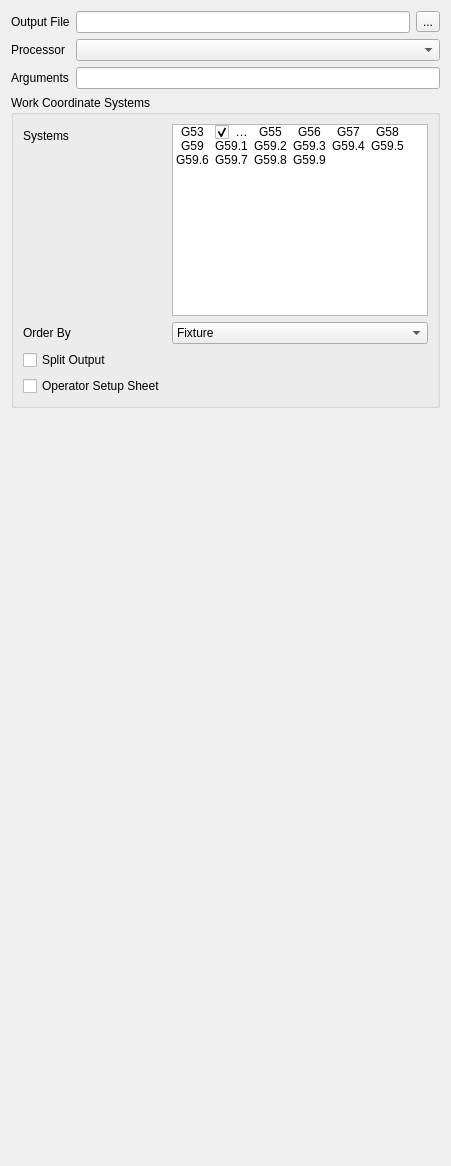
  <widget class="QWidget" name="tabOutput">
   <attribute name="title">
    <string>Output</string>
   </attribute>
   <layout class="QGridLayout" name="gridLayout">
    <item row="0" column="0">
     <widget class="QLabel" name="label_9">
      <property name="text">
       <string>Output File</string>
      </property>
     </widget>
    </item>
    <item row="0" column="1">
     <widget class="QLineEdit" name="postProcessorOutputFile">
      <property name="toolTip">
       <string>&lt;html&gt;&lt;head/&gt;&lt;body&gt;&lt;p&gt;Enter a path and optionally file name (see below) to be used as the default for the post processor export.&lt;/p&gt;&lt;p&gt;The following substitutions are performed before the name is resolved at the time of the post processing:&lt;/p&gt;&lt;p&gt;%D ... directory of the active document&lt;br/&gt;%d ... name of the active document (with extension)&lt;br/&gt;%M ... user macro directory&lt;br/&gt;%j ... name of the active Job object&lt;/p&gt;&lt;p&gt;The following example store all files with the same name as the document the directory /home/freecad (please remove quotes):&lt;/p&gt;&lt;p&gt;&amp;quot;/home/cnc/%d.g-code&amp;quot;&lt;/p&gt;&lt;p&gt;See the file save policy below on how to deal with name conflicts.&lt;/p&gt;&lt;/body&gt;&lt;/html&gt;</string>
      </property>
     </widget>
    </item>
    <item row="2" column="1" colspan="2">
     <widget class="QLineEdit" name="postProcessorArguments">
      <property name="toolTip">
       <string>&lt;html&gt;&lt;head/&gt;&lt;body&gt;&lt;p&gt;Optional arguments passed to the Post Processor. The arguments are specific for each Post Processor, please see it's documentation for details.&lt;/p&gt;&lt;/body&gt;&lt;/html&gt;</string>
      </property>
     </widget>
    </item>
    <item row="5" column="0">
     <spacer name="verticalSpacer">
      <property name="orientation">
       <enum>Qt::Vertical</enum>
      </property>
      <property name="sizeHint" stdset="0">
       <size>
        <width>20</width>
        <height>747</height>
       </size>
      </property>
     </spacer>
    </item>
    <item row="0" column="2">
     <widget class="QToolButton" name="postProcessorSetOutputFile">
      <property name="text">
       <string>...</string>
      </property>
     </widget>
    </item>
    <item row="1" column="0">
     <widget class="QLabel" name="label_10">
      <property name="text">
       <string>Processor</string>
      </property>
     </widget>
    </item>
    <item row="1" column="1" colspan="2">
     <widget class="QComboBox" name="postProcessor"/>
    </item>
    <item row="2" column="0">
     <widget class="QLabel" name="label_11">
      <property name="text">
       <string>Arguments</string>
      </property>
     </widget>
    </item>
    <item row="4" column="0" colspan="3">
     <widget class="QGroupBox" name="groupBox_7">
      <property name="sizePolicy">
       <sizepolicy hsizetype="Preferred" vsizetype="Expanding">
        <horstretch>0</horstretch>
        <verstretch>0</verstretch>
       </sizepolicy>
      </property>
      <property name="title">
       <string>Work Coordinate Systems</string>
      </property>
      <layout class="QFormLayout" name="formLayout_4">
       <item row="2" column="1">
        <widget class="QComboBox" name="orderBy">
         <property name="toolTip">
          <string>&lt;html&gt;&lt;head/&gt;&lt;body&gt;&lt;p&gt;Ordering by Fixture, will cause all operations to be performed in the first coordinate system before switching to the second. Then all operations will be performed there in the same order.&lt;/p&gt;&lt;p&gt;This is useful if the operator can safely load work into one coordinate system while the machine is doing work in another.&lt;/p&gt;&lt;p&gt;Ordering by Tool, will minimize the Tool Changes. A tool change will be done, then all operations in all coordinate systems before changing tools.&lt;/p&gt;&lt;p&gt;Ordering by operation will do each operation in all coordinate systems before moving to the next operation. This is especially useful in conjunction with the 'split output' even with only a single work coordinate system since it will put each operation into a separate file&lt;/p&gt;&lt;/body&gt;&lt;/html&gt;</string>
         </property>
         <item>
          <property name="text">
           <string>Fixture</string>
          </property>
         </item>
         <item>
          <property name="text">
           <string>Tool</string>
          </property>
         </item>
         <item>
          <property name="text">
           <string>Operation</string>
          </property>
         </item>
        </widget>
       </item>
       <item row="0" column="0">
        <widget class="QLabel" name="label">
         <property name="text">
          <string>Systems</string>
         </property>
        </widget>
       </item>
       <item row="2" column="0">
        <widget class="QLabel" name="label_2">
         <property name="text">
          <string>Order By</string>
         </property>
        </widget>
       </item>
       <item row="0" column="1">
        <widget class="QListWidget" name="wcslist">
         <property name="sizePolicy">
          <sizepolicy hsizetype="Expanding" vsizetype="Preferred">
           <horstretch>0</horstretch>
           <verstretch>0</verstretch>
          </sizepolicy>
         </property>
         <property name="minimumSize">
          <size>
           <width>0</width>
           <height>0</height>
          </size>
         </property>
         <property name="toolTip">
          <string>&lt;html&gt;&lt;head/&gt;&lt;body&gt;&lt;p&gt;&lt;span style=&quot; font-style:italic;&quot;&gt;Work Coordinate Systems&lt;/span&gt; also called &lt;span style=&quot; font-style:italic;&quot;&gt;Work Offsets&lt;/span&gt;, &lt;span style=&quot; font-style:italic;&quot;&gt;Fixture Offsets&lt;/span&gt;, or &lt;span style=&quot; font-style:italic;&quot;&gt;Fixtures &lt;/span&gt;are useful for building efficient production jobs where the same part is done many times on the machine.&lt;/p&gt;&lt;p&gt;FreeCAD has no knowledge of where a particular coordinate system exists within the machine coordinate system so adding additional coordinate systems to your job will have no visual change within your job. It will, however, change your gcode output. The exact way in which the output is affected is controlled by the 'order by' setting.&lt;/p&gt;&lt;/body&gt;&lt;/html&gt;</string>
         </property>
         <property name="resizeMode">
          <enum>QListView::Adjust</enum>
         </property>
         <property name="spacing">
          <number>0</number>
         </property>
         <property name="viewMode">
          <enum>QListView::IconMode</enum>
         </property>
         <property name="modelColumn">
          <number>0</number>
         </property>
         <property name="uniformItemSizes">
          <bool>true</bool>
         </property>
         <item>
          <property name="text">
           <string>G53</string>
          </property>
          <property name="checkState">
           <enum>Unchecked</enum>
          </property>
         </item>
         <item>
          <property name="text">
           <string>G54</string>
          </property>
          <property name="checkState">
           <enum>Checked</enum>
          </property>
         </item>
         <item>
          <property name="text">
           <string>G55</string>
          </property>
          <property name="checkState">
           <enum>Unchecked</enum>
          </property>
         </item>
         <item>
          <property name="text">
           <string>G56</string>
          </property>
          <property name="checkState">
           <enum>Unchecked</enum>
          </property>
         </item>
         <item>
          <property name="text">
           <string>G57</string>
          </property>
          <property name="checkState">
           <enum>Unchecked</enum>
          </property>
         </item>
         <item>
          <property name="text">
           <string>G58</string>
          </property>
          <property name="checkState">
           <enum>Unchecked</enum>
          </property>
         </item>
         <item>
          <property name="text">
           <string>G59</string>
          </property>
          <property name="checkState">
           <enum>Unchecked</enum>
          </property>
         </item>
         <item>
          <property name="text">
           <string>G59.1</string>
          </property>
          <property name="checkState">
           <enum>Unchecked</enum>
          </property>
         </item>
         <item>
          <property name="text">
           <string>G59.2</string>
          </property>
          <property name="checkState">
           <enum>Unchecked</enum>
          </property>
         </item>
         <item>
          <property name="text">
           <string>G59.3</string>
          </property>
          <property name="checkState">
           <enum>Unchecked</enum>
          </property>
         </item>
         <item>
          <property name="text">
           <string>G59.4</string>
          </property>
          <property name="checkState">
           <enum>Unchecked</enum>
          </property>
         </item>
         <item>
          <property name="text">
           <string>G59.5</string>
          </property>
          <property name="checkState">
           <enum>Unchecked</enum>
          </property>
         </item>
         <item>
          <property name="text">
           <string>G59.6</string>
          </property>
          <property name="checkState">
           <enum>Unchecked</enum>
          </property>
         </item>
         <item>
          <property name="text">
           <string>G59.7</string>
          </property>
          <property name="checkState">
           <enum>Unchecked</enum>
          </property>
         </item>
         <item>
          <property name="text">
           <string>G59.8</string>
          </property>
          <property name="checkState">
           <enum>Unchecked</enum>
          </property>
         </item>
         <item>
          <property name="text">
           <string>G59.9</string>
          </property>
          <property name="checkState">
           <enum>Unchecked</enum>
          </property>
         </item>
        </widget>
       </item>
       <item row="3" column="0">
        <widget class="QCheckBox" name="splitOutput">
         <property name="toolTip">
          <string>&lt;html&gt;&lt;head/&gt;&lt;body&gt;&lt;p&gt;If multiple coordinate systems are in use, setting this to TRUE will cause the gcode to be written to multiple output files as controlled by the 'order by' property.  For example, if ordering by Fixture, the first output file will be for the first fixture and separate file for the second.&lt;/p&gt;&lt;p&gt;&lt;br/&gt;&lt;/p&gt;&lt;p&gt;&lt;br/&gt;&lt;/p&gt;&lt;/body&gt;&lt;/html&gt;</string>
         </property>
         <property name="whatsThis">
          <string>&lt;html&gt;&lt;head/&gt;&lt;body&gt;&lt;p&gt;If True, post-processing will create multiple output files based on the &lt;span style=&quot; font-style:italic;&quot;&gt;order by&lt;/span&gt; setting.&lt;/p&gt;&lt;p&gt;&lt;br/&gt;&lt;/p&gt;&lt;p&gt;For example, if &lt;span style=&quot; font-style:italic;&quot;&gt;order by&lt;/span&gt; is set to Tool, the first output file will contain the first tool change and all operations, in all coordinate systems, that can be done with that tool before the next tool change is called.&lt;/p&gt;&lt;p&gt;&lt;br/&gt;&lt;/p&gt;&lt;p&gt;If &lt;span style=&quot; font-style:italic;&quot;&gt;order by&lt;/span&gt; is set to &lt;span style=&quot; font-style:italic;&quot;&gt;operation&lt;/span&gt; and &lt;span style=&quot; font-style:italic;&quot;&gt;split output&lt;/span&gt; is true, each operation will be written to a separate file.&lt;/p&gt;&lt;/body&gt;&lt;/html&gt;</string>
         </property>
         <property name="text">
          <string>Split Output</string>
         </property>
        </widget>
       </item>
       <item row="4" column="0">
        <widget class="QCheckBox" name="opSetupSheet">
         <property name="text">
          <string>Operator Setup Sheet</string>
         </property>
        </widget>
       </item>
      </layout>
     </widget>
    </item>
   </layout>
  </widget>
